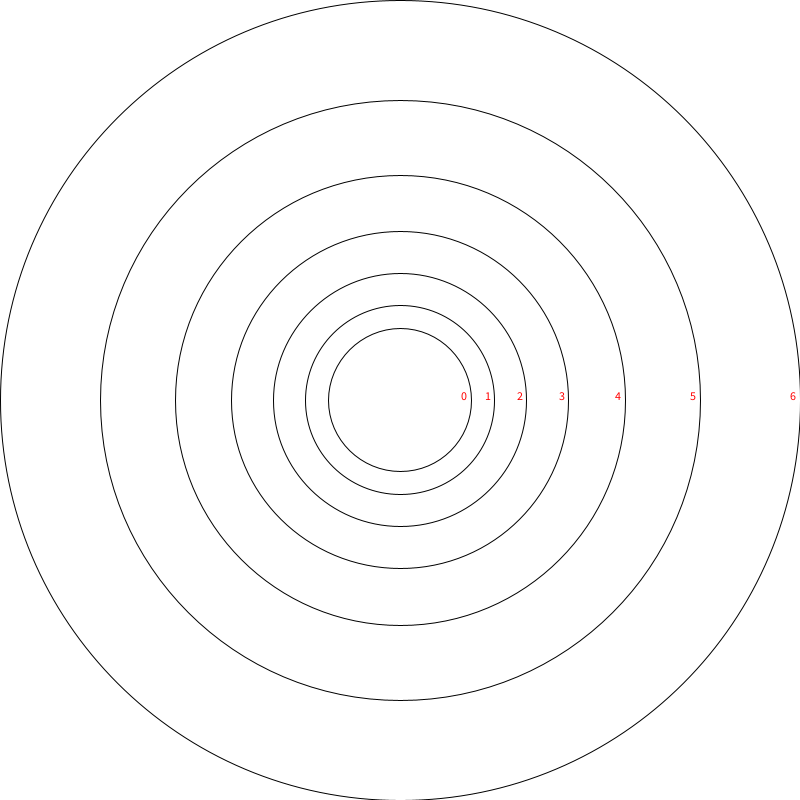
Frame 1 (no input)
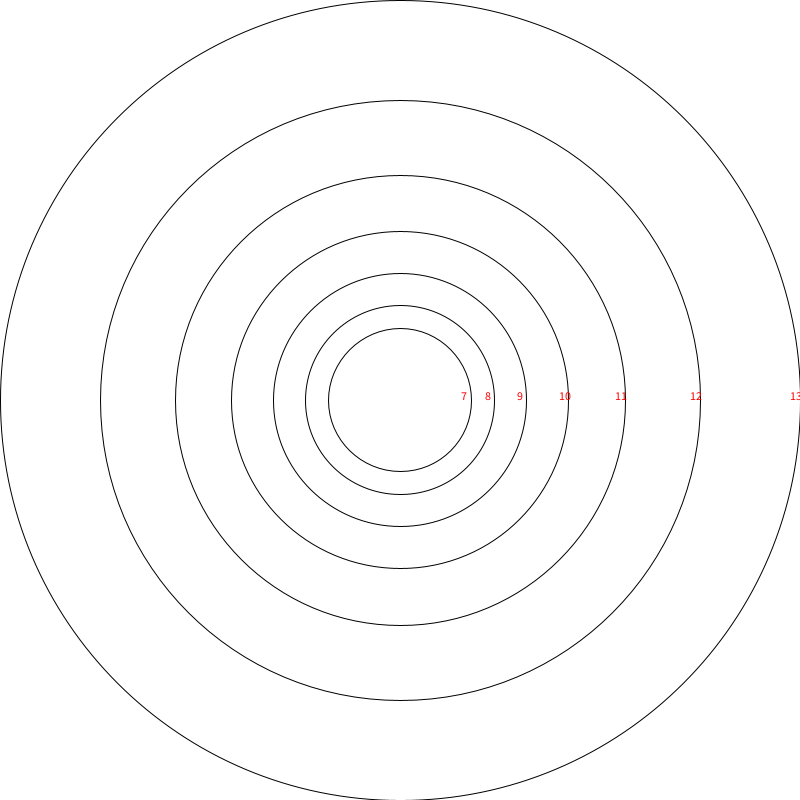
Frame 2 (the mouse pressed at the canvas centre, redrawn once)

The Processing sketch that drew these frames (run headless with seeded random() and noise(); the mouse was pressed at the canvas centre and the sketch redrawn once):

// Processing sketch: Day_028
// ── Day_028.pde
int index = 0;
int depth = 0;
void setup() {
  size(800, 800);
}

void draw() {
  background(255);
  drawCircle(width/2, height/2, width);
  //drawCircle2(width/2, height/2, width - 10, 0);

  printNumbers(10);
  noLoop();
}

void printNumbers(int a) {
  if (a <= 0) {
    return;
  }

  println("before:", a);
  printNumbers(a-1);
  println("after:", a);
}

void drawCircle(int x, int y, float d) {
  if (d < 120) {
    return;
  }

  drawCircle(x, y, d * 0.75);

  noFill();
  circle(x, y, d);
  fill(255, 0, 0);
  text(index, x + (d / 2 - 10) * cos(0), y + (d / 2 - 10) * sin(0));
  index += 1;
}


void drawCircle2(int x, int y, float d, int depth) {

  if (depth > 4) {
    return;
  }

  noFill();
  stroke(0, 0, 255);
  circle(x, y, d);
  fill(255, 0, 0);
  text(depth, x + (d / 2 - 10) * cos(PI), y + (d / 2 - 10) * sin(PI));


  drawCircle2(x, y, d * 0.75, depth + 1);

  noFill();
  stroke(255, 0, 255);
  rect(x - d / 2, y - d / 2, d, d);
  fill(255, 0, 0);
  textAlign(LEFT, TOP);
  text(4 - depth, x - d / 2, y - d / 2);
}

void keyPressed() {
  if (key == 's' || key == 'S') {
    save("Day_028.png");
  }
}
